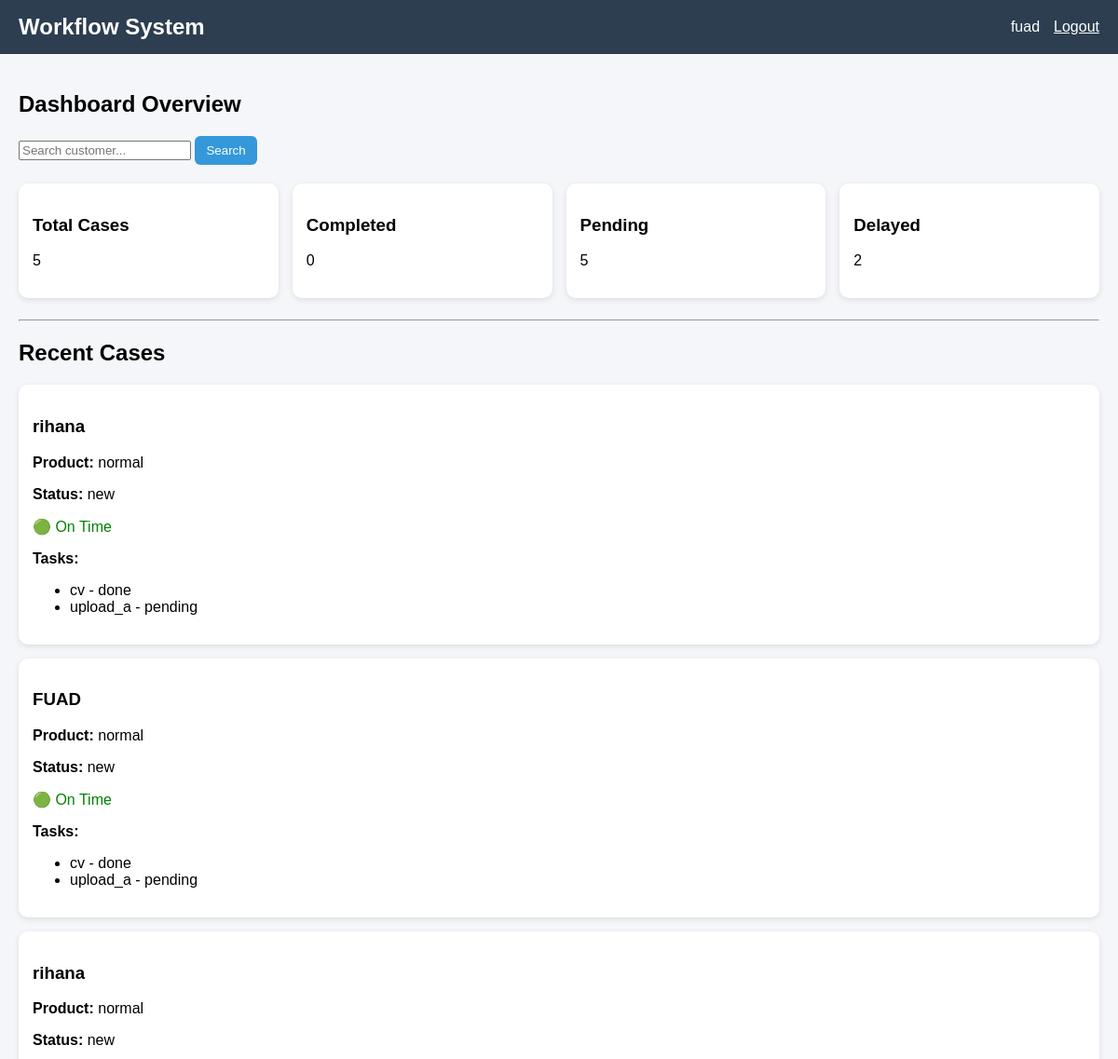
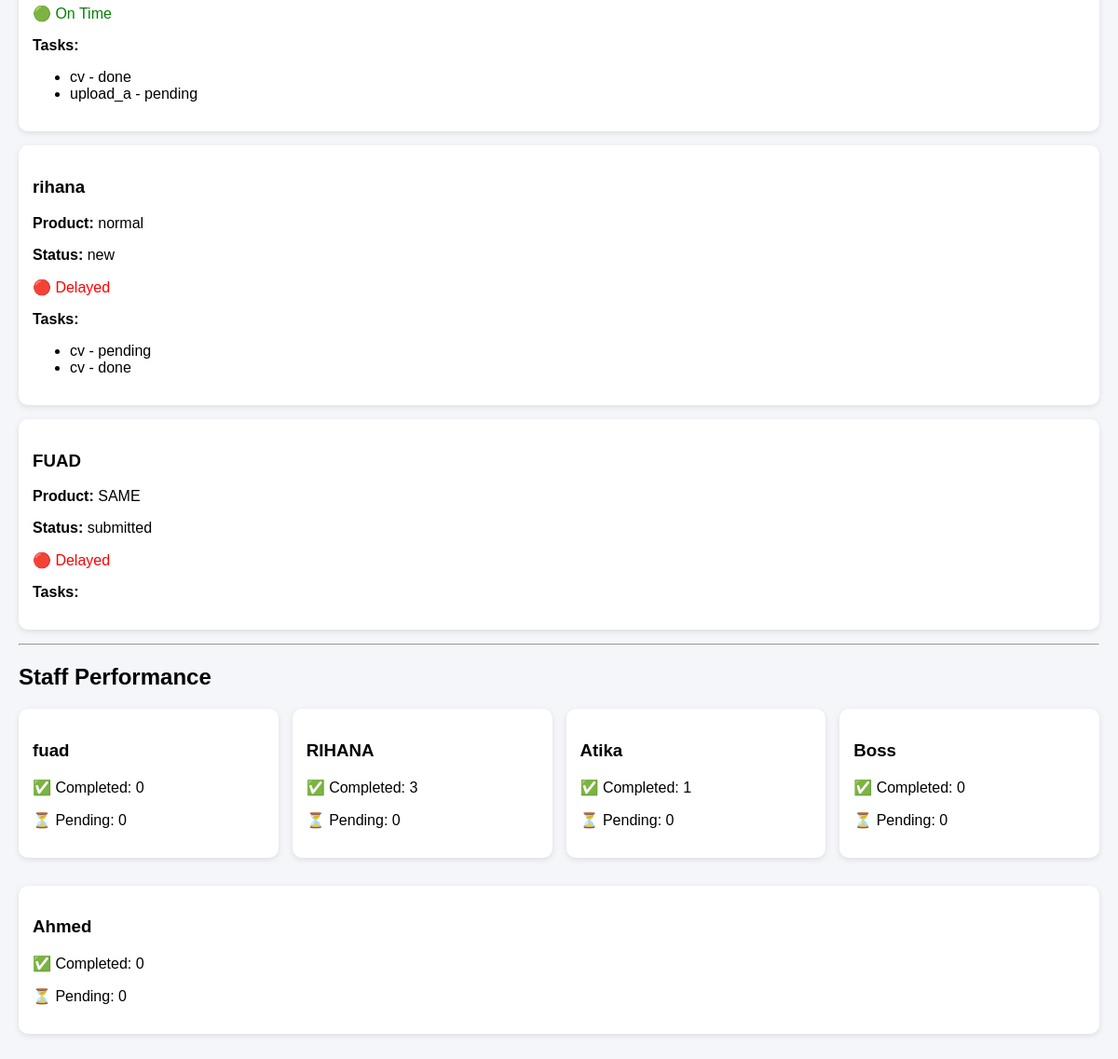
The page /owner/ (signed in) on the database its author committed (2 pictures, top to bottom).
### core/models.py (models this page shows, shortened)
class Case(models.Model):
    STATUS_CHOICES = [
        ('new', 'New'),
        ('processing', 'Processing'),
        ('completed', 'Completed'),
    ]
    PRIORITY_CHOICES = [
        ('normal', 'Normal'),
        ('urgent', 'Urgent'),
    ]
    customer_name = models.CharField(max_length=255)
    phone_number = models.CharField(max_length=20)
    product_type = models.CharField(max_length=255)
    status = models.CharField(max_length=20, choices=STATUS_CHOICES, default='new')
    priority = models.CharField(max_length=10, choices=PRIORITY_CHOICES, default='normal')
    created_at = models.DateTimeField(auto_now_add=True)
    deadline = models.DateTimeField(null=True, blank=True)

class Task(models.Model):
    TASK_TYPES = [
        ('cv', 'CV Preparation'),
        ('upload_a', 'Upload Website A'),
        ('upload_b', 'Upload Website B'),
        ('submission', 'Submission'),
        ('tax', 'Tax/VAT'),
        ('payment', 'Payment'),
    ]
    STATUS_CHOICES = [
        ('pending', 'Pending'),
        ('in_progress', 'In Progress'),
        ('done', 'Done'),
    ]
    case = models.ForeignKey(Case, on_delete=models.CASCADE, related_name='tasks')
    task_type = models.CharField(max_length=50, choices=TASK_TYPES)
    assigned_to = models.ForeignKey(User, on_delete=models.SET_NULL, null=True)
    status = models.CharField(max_length=20, choices=STATUS_CHOICES, default='pending')
    notes = models.TextField(blank=True)
    created_at = models.DateTimeField(auto_now_add=True)
    completed_at = models.DateTimeField(null=True, blank=True)

### core/views.py (the view)
# urls.py: path('owner/', main_dashboard, name='main_dashboard'),
@login_required
def main_dashboard(request):
    query = request.GET.get('q')
    cases = Case.objects.all().order_by('-created_at')
    if query:
        cases = cases.filter(customer_name__icontains=query)
    total_cases = Case.objects.count()
    completed_cases = Case.objects.filter(status='completed').count()
    pending_cases = Case.objects.exclude(status='completed').count()
    delayed_cases = Case.objects.filter(deadline__lt=timezone.now()).count()
    users = User.objects.all()
    performance = []
    for user in users:
        performance.append({
            'user': user.username,
            'completed': Task.objects.filter(assigned_to=user, status='done').count(),
            'pending': Task.objects.filter(assigned_to=user, status='pending').count()
        })
    notifications = Task.objects.filter(
        assigned_to=request.user,
        status='pending'
    ).count()
    return render(request, 'dashboard.html', {
        'cases': cases,
        'total_cases': total_cases,
        'completed_cases': completed_cases,
        'pending_cases': pending_cases,
        'delayed_cases': delayed_cases,
        'performance': performance,
        'notifications': notifications,
        'now': timezone.now(),
    })

### core/templates/dashboard.html
{% extends 'base.html' %}
{% block content %}
<h2>Dashboard Overview</h2>
<form method="get" style="margin-bottom:20px;">
    <input type="text" name="q" placeholder="Search customer..." value="{{ request.GET.q }}">
    <button class="btn">Search</button>
</form>
<div style="display:flex; gap:15px; flex-wrap:wrap;">
    <div class="card" style="flex:1;">
        <h3>Total Cases</h3>
        <p>{{ total_cases }}</p>
    </div>
    <div class="card" style="flex:1;">
        <h3>Completed</h3>
        <p>{{ completed_cases }}</p>
    </div>
    <div class="card" style="flex:1;">
        <h3>Pending</h3>
        <p>{{ pending_cases }}</p>
    </div>
    <div class="card" style="flex:1;">
        <h3>Delayed</h3>
        <p>{{ delayed_cases }}</p>
    </div>
</div>
<hr>
<h2>Recent Cases</h2>
{% for case in cases %}
    <div class="card">
        <h3>{{ case.customer_name }}</h3>
        <p><strong>Product:</strong> {{ case.product_type }}</p>
        <p><strong>Status:</strong> {{ case.status }}</p>
        {% if case.deadline %}
            {% if case.deadline < now %}
                <p class="status-red">🔴 Delayed</p>
            {% elif case.deadline|timeuntil < "1 day" %}
                <p class="status-orange">🟠 Urgent</p>
            {% else %}
                <p class="status-green">🟢 On Time</p>
            {% endif %}
        {% endif %}
        <div style="margin-top:10px;">
            <strong>Tasks:</strong>
            <ul>
                {% for task in case.tasks.all %}
                    <li>
                        {{ task.task_type }} - {{ task.status }}
                    </li>
                {% endfor %}
            </ul>
        </div>
    </div>
{% empty %}
    <p>No cases found</p>
{% endfor %}
<hr>
<h2>Staff Performance</h2>
<div style="display:flex; flex-wrap:wrap; gap:15px;">
{% for p in performance %}
    <div class="card" style="flex:1; min-width:200px;">
        <h3>{{ p.user }}</h3>
        <p>✅ Completed: {{ p.completed }}</p>
        <p>⏳ Pending: {{ p.pending }}</p>
    </div>
{% endfor %}
</div>
{% endblock %}

### core/templates/base.html (shortened to what this page needs)
<!DOCTYPE html>
<html>
<head>
</head>
<body>
<div class="navbar">
    <h2>Workflow System</h2>
    <div class="nav-right">
        <span>{{ request.user.username }}</span>
        <a href="{% url 'logout' %}" style="color:white;">Logout</a>
    </div>
</div>
<div class="container">
    {% block content %}{% endblock %}
</div>
</body>
</html>

### core/templates/base.html (style rules this page uses)
body { font-family: Arial; margin: 0; background: #f4f6f9; }
.navbar { background: #2c3e50; color: white; padding: 15px 20px; display: flex; justify-content: space-between; align-items: center; }
.navbar h2 { margin: 0; }
.nav-right { display: flex; gap: 15px; align-items: center; }
.container { padding: 20px; }
.card { background: white; padding: 15px; margin-bottom: 15px; border-radius: 10px; box-shadow: 0 2px 6px rgba(0,0,0,0.1); }
.btn { background: #3498db; color: white; padding: 8px 12px; border: none; border-radius: 6px; cursor: pointer; }
.status-red { color: red; }
.status-green { color: green; }

### rows shown on the page
Case: customer_name "rihana", product_type "normal", status "new", shows "🟢 On Time"
Task: task_type "cv", status "done"
Task: task_type "upload_a", status "pending"
Case: customer_name "FUAD", product_type "normal", status "new", shows "🟢 On Time"
Task: task_type "cv", status "done"
Task: task_type "upload_a", status "pending"
Case: customer_name "rihana", product_type "normal", status "new", shows "🟢 On Time"
Task: task_type "cv", status "done"
Task: task_type "upload_a", status "pending"
Case: customer_name "rihana", product_type "normal", status "new", shows "🔴 Delayed"
Task: task_type "cv", status "pending"
Task: task_type "cv", status "done"
Case: customer_name "FUAD", product_type "SAME", status "submitted", shows "🔴 Delayed"

### other values the page prints
{{ request.user.username }} "fuad"
{{ total_cases }} "5"
{{ completed_cases }} "0"
{{ pending_cases }} "5"
{{ delayed_cases }} "2"
{{ p.user }} "fuad" "RIHANA" "Atika" "Boss" "Ahmed"
{{ p.completed }} "0" "3" "1" "0" "0"
{{ p.pending }} "0" "0" "0" "0" "0"
